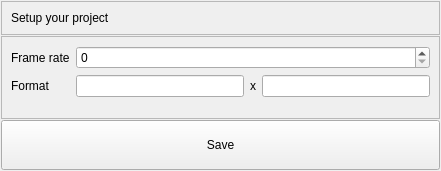
<?xml version="1.0" encoding="UTF-8"?>
<ui version="4.0">
 <class>Form</class>
 <widget class="QWidget" name="Form">
  <property name="geometry">
   <rect>
    <x>0</x>
    <y>0</y>
    <width>441</width>
    <height>171</height>
   </rect>
  </property>
  <property name="windowTitle">
   <string>Form</string>
  </property>
  <layout class="QVBoxLayout" name="verticalLayout">
   <property name="spacing">
    <number>1</number>
   </property>
   <property name="leftMargin">
    <number>1</number>
   </property>
   <property name="topMargin">
    <number>1</number>
   </property>
   <property name="rightMargin">
    <number>1</number>
   </property>
   <property name="bottomMargin">
    <number>1</number>
   </property>
   <item>
    <widget class="QFrame" name="frame">
     <property name="sizePolicy">
      <sizepolicy hsizetype="Preferred" vsizetype="Fixed">
       <horstretch>0</horstretch>
       <verstretch>0</verstretch>
      </sizepolicy>
     </property>
     <property name="frameShape">
      <enum>QFrame::StyledPanel</enum>
     </property>
     <property name="frameShadow">
      <enum>QFrame::Raised</enum>
     </property>
     <layout class="QVBoxLayout" name="verticalLayout_2">
      <item>
       <widget class="QLabel" name="label">
        <property name="sizePolicy">
         <sizepolicy hsizetype="Preferred" vsizetype="Fixed">
          <horstretch>0</horstretch>
          <verstretch>0</verstretch>
         </sizepolicy>
        </property>
        <property name="text">
         <string>Setup your project</string>
        </property>
       </widget>
      </item>
     </layout>
    </widget>
   </item>
   <item>
    <widget class="QFrame" name="frame_4">
     <property name="frameShape">
      <enum>QFrame::StyledPanel</enum>
     </property>
     <property name="frameShadow">
      <enum>QFrame::Raised</enum>
     </property>
     <layout class="QFormLayout" name="formLayout_2">
      <item row="0" column="0">
       <widget class="QLabel" name="label_8">
        <property name="text">
         <string>Frame rate</string>
        </property>
       </widget>
      </item>
      <item row="0" column="1">
       <widget class="QSpinBox" name="frame_rate_spinBox"/>
      </item>
      <item row="1" column="0">
       <widget class="QLabel" name="label_9">
        <property name="text">
         <string>Format</string>
        </property>
       </widget>
      </item>
      <item row="1" column="1">
       <layout class="QHBoxLayout" name="horizontalLayout">
        <item>
         <widget class="QLineEdit" name="f_width_lineEdit"/>
        </item>
        <item>
         <widget class="QLabel" name="label_10">
          <property name="text">
           <string>x</string>
          </property>
         </widget>
        </item>
        <item>
         <widget class="QLineEdit" name="f_height_lineEdit"/>
        </item>
       </layout>
      </item>
     </layout>
    </widget>
   </item>
   <item>
    <widget class="QPushButton" name="save_workflow_pushButton">
     <property name="minimumSize">
      <size>
       <width>0</width>
       <height>50</height>
      </size>
     </property>
     <property name="text">
      <string>Save</string>
     </property>
    </widget>
   </item>
  </layout>
 </widget>
 <resources/>
 <connections/>
</ui>
